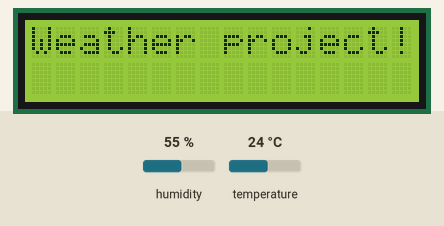
Recording of a sketch running on a simulated Arduino Uno, built with avr-gcc and run on an emulated ATmega328P. On the bench: 16×2 character LCD. The test bench sets the inputs (shaded band); at power-on: humidity 55 %, temperature 24 °C.

Above: at 0.1 s.
At 65.3 s:
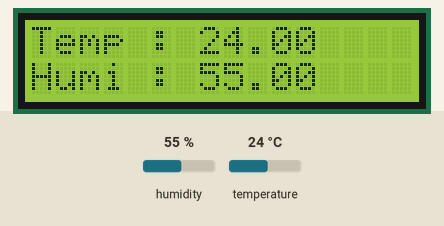

The sketch:

20210729_DHT__.ino
```cpp
//1분마다 측정한 온도값 화면에 보여주기
#include <DHT.h>
#include <DHT_U.h>
#include <LiquidCrystal_I2C.h>

DHT mydht(12,DHT11);
LiquidCrystal_I2C mylcd(0x27,16,2);

void setup() {
  Serial.begin(9600);
  mydht.begin();
  mylcd.init();

  mylcd.backlight();
  mylcd.setCursor(0,0);
  mylcd.print("Weather project!");
  delay(5000);
  mylcd.clear();
}

float temp_array[6];  //실수값으로 온도값을 저장하기 위한 배열
float humi_array[6];  //실수값으로 습도값을 저장하기 위한 배열
float temp_sum = 0; //온도값 총합
float humi_sum = 0; //습도값 총합

void loop() {

  for(int i = 0; i < 6; i++)
  {
    temp_array[i] = mydht.readTemperature();
    humi_array[i] = mydht.readHumidity();
    temp_sum = temp_sum + temp_array[i];
    humi_sum = humi_sum + humi_array[i];
    delay(10000);
  }

  float temp = temp_sum /6;
  float humi = humi_sum /6;

  mylcd.setCursor(0,0);
  mylcd.print("Temp : ");
  mylcd.print(temp);
  mylcd.setCursor(0,1);
  mylcd.print("Humi : ");
  mylcd.print(humi);

  temp_sum = 0;
  humi_sum = 0;

}
```
